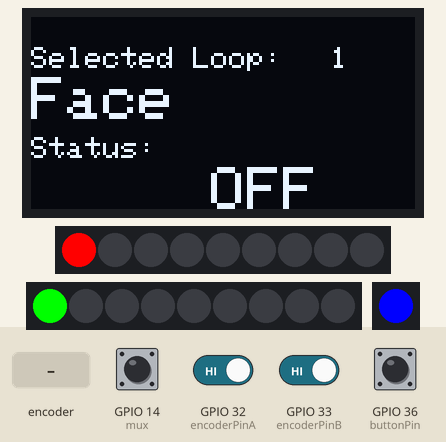
Recording of a sketch running on a simulated ESP32. On the bench: 128×64 one-colour display, 2 × 9 RGB LEDs in strip order, left to right, 1 RGB LEDs in strip order, left to right. Inputs (shaded band) come from the test bench; at power-on: GPIO 14 (mux), GPIO 32 (encoderPinA), GPIO 33 (encoderPinB) HIGH, GPIO 36 (buttonPin) LOW. What the sketch prints to the serial monitor is not drawn.

Above: at 2.2 s.
2.3 s: GPIO 14 (mux) pulled LOW for 3.2 s
At 6.6 s:
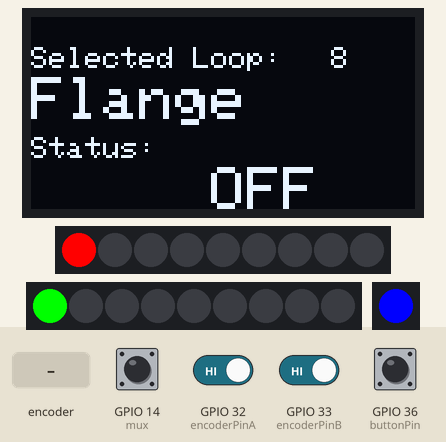
7.0 s: GPIO 36 (buttonPin) pulled HIGH for 0.15 s
At 7.9 s:
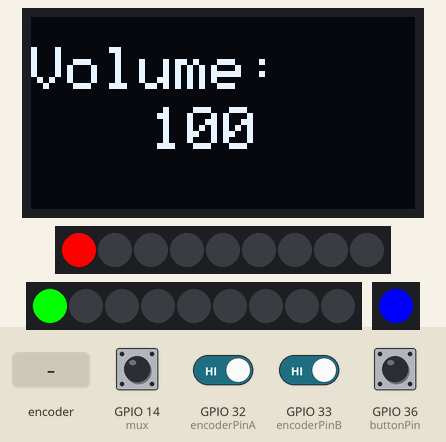
8.6 s: rotary encoder on GPIO 32 (encoderPinA) / GPIO 33 (encoderPinB) turned 2 steps (second pin leading)
At 9.8 s:
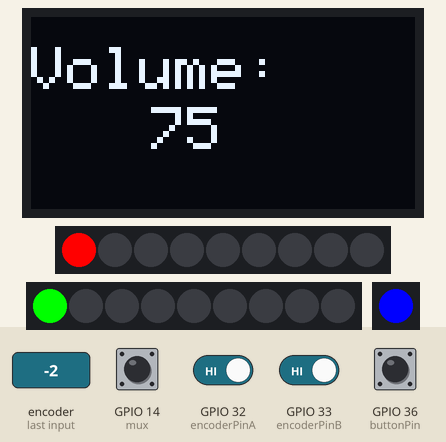
10.5 s: GPIO 14 (mux) pulled LOW for 1 s
At 12.7 s:
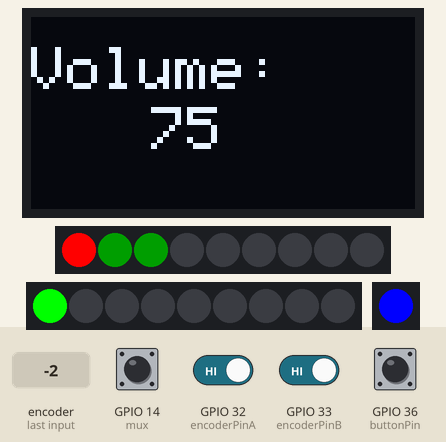
13.0 s: GPIO 36 (buttonPin) pulled HIGH for 1 s
At 13.8 s:
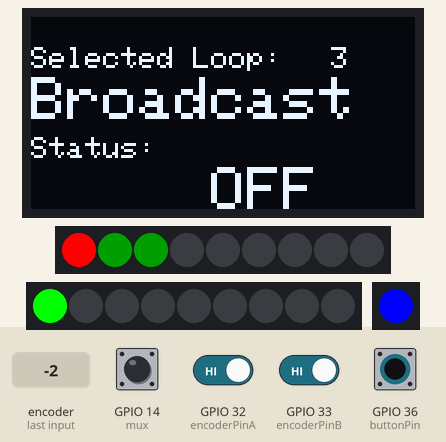
15.5 s: GPIO 14 (mux) pulled LOW for 0.15 s
At 16.4 s:
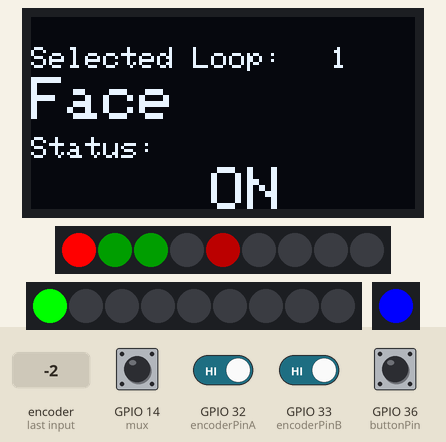
Timing chart, 0 to 18.2 s (numbered marks = the images above; inputs shaded):
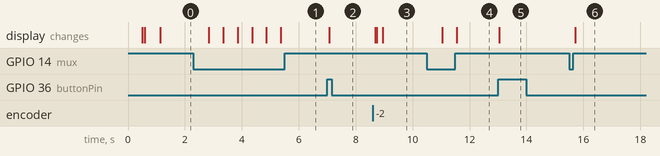

Measured:
- after the input at 2.3 s, the display: first changes after 0.54 s (image 1 shows a later state)
- after the input at 7.0 s, the display: changes after 0.07 s (image 2)
- after the input at 8.6 s, the display: first changes after 0.09 s (image 3 shows a later state)
- after the input at 13.0 s, the display: changes at once (image 5)
- after the input at 15.5 s, the display: changes after 0.22 s (image 6)

The sketch:

Footswitch_full_V3.ino
```cpp
#include <Adafruit_GFX.h>
#include <Adafruit_SSD1306.h>
#include <esp_now.h>
#include <WiFi.h>
#include <FastLED.h>

// OLED display setup
#define SCREEN_WIDTH 128
#define SCREEN_HEIGHT 64
#define OLED_RESET    -1
#define screen_switch_time 0
Adafruit_SSD1306 display(SCREEN_WIDTH, SCREEN_HEIGHT, &Wire, OLED_RESET);
const bool loops_m1[6] = {0,0,0,0,0,0};
const bool loops_m2[6] = {0,0,0,0,0,0};
const bool loops_m3[6] = {0,0,0,0,0,0};

bool loops[19] = {0,loops_m1,loops_m2,loops_m3};
unsigned long timers[4]={0,0,0,0};

const int push_array[2][8] = {{1,3,5,8,9,10,11,12},{0,0,0,0,0,0,0,0}};  //put loop number to be switched by a given switch, first array is main, second is expansion.
const int hold_array[2][8] = {{2,4,6,7,0,0,0,0},{0,0,0,0,0,0,0,0}}; //loop number on the press/hold function on a given Loop, 0 should mean no hold function
const bool toggle_mode[2][8] = {{true,true,true,true,true,false,false,false},{false,false,false,false,false,false,false,false}};  //true means when hold active, the push controls the hold pedal,  false means push controls 1, hold controls the other.
bool mode_state[2][8] = {{false,false,false,false,false,false,false,false},{false,false,false,false,false,false,false,false}}; //false for hold inactive, true for hold active.
#define LED_DATA_PIN_1 15
#define LED_DATA_PIN_2 12
#define LED_DATA_PIN_3 13
#define NUM_LEDS 9
#define NUM_STATES 6
CRGB leds_1[NUM_LEDS];
CRGB leds_2[NUM_LEDS];
CRGB leds_3[1];
const int pwr = 30;
const int red = 75;
int Switch_Status[2][NUM_LEDS] = {{0,0,0,0,0,0,0,0,0},{0,0,0,0,0,0,0,0,0}};// 0 for off, 1 for push on, 2 for hold active, 3 for hold on, 4 for both active, 5 for toggle off
int colors[NUM_STATES][3] = {{0,0,0},{red,0,0},{pwr,0,pwr},{0,0,pwr},{red,pwr,0},{0,pwr,0}};

const char* labels_m1[] = {"Face","Bender","Broadcast","Bad Bob","BlackBox","Revival"};
const char* labels_m2[] = {"Doppler","Flange","Volante","Megabyte","Tensor","Mercury"};
const char* labels_m3[] = {"E","E","E","E","E","E"};
const int label_count = 12;

typedef struct DataStruct {
  bool loop1;
  bool loop2;
  bool loop3;
  bool loop4;
  bool loop5;
  bool loop6;
  bool loop7;
  bool loop8;
  bool loop9;
  bool loop10;
  bool loop11;
  bool loop12;
  bool loop13;
  bool loop14;
  bool loop15;
  bool loop16;
  bool loop17;
  bool loop18;
  int Vol;
} DataStruct;
DataStruct Data;


#define SlaveCnt 3

// Structure to hold peer information
typedef struct {
  uint8_t peer_addr[6];
} SlaveInfo;

esp_now_peer_info_t peerInfo;

SlaveInfo slaves[SlaveCnt];

uint8_t broadcastAddresses[][6] = {
  {0xC8, 0x2E, 0x18, 0xEF, 0xE1, 0xE0}, // Light Test ESP
  {0x40, 0x22, 0xD8, 0x77, 0x15, 0xA4},
  {0xF0, 0xF5, 0xBD, 0x2D, 0x0D, 0x5C}, // Train Test ESP
};


// Rotary encoder setup
const int encoderPinA = 32;
const int encoderPinB = 33;
const int buttonPin = 36;
const int enc_speed = 3;
int count = 0;
// MUX control pins
const int error_thresh = 1;
const int hold_thresh = 10;
const int muxcount = 1;
const int mux[2][6] = {
   {4,16,17,14,8,1},
  {18,19,23,5,8,1}}; //disabled mux 3, and stole pin 14 for mux 1
  //{25,26,27,14,8,1}}; //Pin 1,2,3,return,switch count,delay(ms)

const int volPin = 27;
int Vol = 100;

volatile bool state = 0;
volatile int adc = 1;
int mux_deb[2][8] = {{0,0,0,0,0,0,0,0},{0,0,0,0,0,0,0,0}};

// Debouncing variables
const unsigned long DEBOUNCE_DELAY = 10; // Debounce time in milliseconds
unsigned long lastDebounceTime = 0; // Last time the encoder state was checked
int lastEncoderState = LOW; // The previous state of the encoder

volatile int lastEncoderValue = 0;
volatile int encoderPosition[3] = {enc_speed, enc_speed, enc_speed};
volatile int screenPosition[3] = {1, 1, 1};

bool buttonState = false;
bool lastButtonState = false;
bool VolumeScreen = 0;
unsigned long screen_time = 0;

const int encodermax = label_count*enc_speed;

void IRAM_ATTR readEncoder() {
  unsigned long currentTime = millis();

  // Read encoder pins
  int MSB = digitalRead(encoderPinA); // MSB = most significant bit
  int LSB = digitalRead(encoderPinB); // LSB = least significant bit

  int encoded = (MSB << 1) | LSB; // converting the 2 pin value to a single number
  int sum = (lastEncoderValue << 2) | encoded; // adding it to the previous encoded value

  // Only update position if debounce time has passed
  if ((currentTime - lastDebounceTime) > DEBOUNCE_DELAY) {
    if (sum == 0b1101 || sum == 0b0100 || sum == 0b0010 || sum == 0b1011) encoderPosition[1]++;
    if (sum == 0b1110 || sum == 0b0111 || sum == 0b0001 || sum == 0b1000) encoderPosition[1]--;

    lastEncoderValue = encoded; // store this value for next time
    lastDebounceTime = currentTime; // Update the last debounce time
  }
}

void OnDataSent(const uint8_t *mac_addr, esp_now_send_status_t status) {
}

void setup() {
  Serial.begin(115200);
  delay(500);
  pinMode(buttonPin, INPUT);
  pinMode(encoderPinA, INPUT_PULLUP);
  pinMode(encoderPinB, INPUT_PULLUP);
  pinMode(volPin, INPUT);
  FastLED.addLeds<NEOPIXEL, LED_DATA_PIN_1>(leds_1, NUM_LEDS);
  FastLED.addLeds<NEOPIXEL, LED_DATA_PIN_2>(leds_2, NUM_LEDS);
  FastLED.addLeds<NEOPIXEL, LED_DATA_PIN_3>(leds_3, 1);
  leds_1[0] = CRGB(255,0,0);
  leds_2[0] = CRGB(0,255,0);
  leds_3[0] = CRGB(0,0,255);

  // Initialize MUX control pins
  for(int k=0;k<muxcount;k++){
    for (int j=0;j<3;j++){
      pinMode(mux[k][j], OUTPUT);
    }
  //Mux signal return pins
  pinMode(mux[k][3], INPUT_PULLUP);
  }
  //pinMode(5,INPUT);

  attachInterrupt(digitalPinToInterrupt(encoderPinA), readEncoder, CHANGE);
  attachInterrupt(digitalPinToInterrupt(encoderPinB), readEncoder, CHANGE);

  // Initialize OLED
  if (!display.begin(SSD1306_SWITCHCAPVCC, 0x3C)) {
    Serial.println(F("SSD1306 allocation failed"));
    for (;;);
  }
  display.clearDisplay();
  display.display();
  display.setTextSize(1);
  display.setTextColor(SSD1306_WHITE);
  display.setCursor(0, 10);
  display.print("OLED & Encoder Working");
  display.display();

  // Initialize ESP-NOW
  WiFi.mode(WIFI_STA);
  if (esp_now_init() != ESP_OK) {
    Serial.println("Error initializing ESP-NOW");
    return;
  }
  esp_now_register_send_cb(OnDataSent);
  peerInfo.channel = 0;
  peerInfo.encrypt = false;

  for (int i = 0; i < SlaveCnt; i++) {
    memcpy(peerInfo.peer_addr, broadcastAddresses[i], 6);
    if (esp_now_add_peer(&peerInfo) != ESP_OK) {
      Serial.println("Failed to add peer");
      return;
    }
  }
  initLoopState();
  delay(500);
  PrintSerialString1();

  for(int z = 0; z < 6; z++){
  Serial.print(loops_m1[z]);
  Serial.print(loops_m2[z]);
  Serial.print(loops_m3[z]);
  Serial.print(" | ");}
    Serial.println();

  for(int x = 0; x < 19; x++){
  Serial.print(loops[x]);
  Serial.print(" | ");}
  Serial.println();
  esp_now_send(0, (uint8_t *)&Data, sizeof(DataStruct)); //send initial states
}


//---------------------------------------------------------------------------------------------------------
void loop() {
  unsigned long ct = millis();
  bool holdtrigger = false;
  int loop;

  //VolumeHandler();

  // Check MUX buttons
  if(VolumeScreen == true){VolumeHandler();}
  else{
  screenPosition[1] = encoderPosition[1] / enc_speed;}
  for (int j = 0; j < muxcount; j++) {
    for (int i = 0; i < mux[j][4]; i++) {
      if (readMuxButton(i, j)) {
        mux_deb[j][i] += 1;
      }

      //============Hold Engaged
      if (mux_deb[j][i] >= hold_thresh && hold_array[j][i] != 0) {

        mux_deb[j][i] = 0;
        holdtrigger = true;
        timers[1] = ct + 500;

        if (toggle_mode[j][i] == false) { // check for toggle, or push-hold function, this is push-hold.
          switch_status_control(j, i + 1, holdtrigger, false);
          loop = hold_array[j][i];
          screenPosition[2] = loop;
          encoderPosition[2] = screenPosition[2] * enc_speed;
          toggleLoop(loop);}


         else { // toggle function here
          mode_state[j][i] = !mode_state[j][i];
          if (mode_state[j][i]) { // hold mode engaged, toggle hold loop
            Switch_Status[j][i+1] = 5;
            loop = hold_array[j][i];
            loops[loop] = 1;
            screenPosition[2] = loop;
            encoderPosition[2] = screenPosition[2] * enc_speed;
            loop = push_array[j][i];
            loops[loop] = 0;
            write_all_loops();


          } else { // hold mode disengaged
            loop = hold_array[j][i];
            loops[loop] = 0;
            loop = push_array[j][i];
            loops[loop] = 0;
            screenPosition[2] = loop;
            encoderPosition[2] = screenPosition[2] * enc_speed;
            Switch_Status[j][i+1] = 0;
            write_all_loops();


          }

        }
        screen_time = ct;
      } else if (mux_deb[j][i] >= error_thresh && readMuxButton(i, j) == false && ct > timers[1]) { // check for button push not hold
        timers[1] = ct + 100;

        if (mode_state[j][i] == true) { // hold engaged
          loop = hold_array[j][i];
          switch_status_control(j, i + 1, holdtrigger, true);
          screenPosition[2] = loop;
          encoderPosition[2] = screenPosition[2] * enc_speed;
          toggleLoop(loop);
          screen_time = ct;

        } else { // standard function
          loop = push_array[j][i];
          switch_status_control(j, i + 1, holdtrigger, false);
          screenPosition[2] = loop;
          encoderPosition[2] = screenPosition[2] * enc_speed;
          toggleLoop(loop);
          screen_time = ct;

        }
        PrintSerialString1();
      }

      if (readMuxButton(i, j) == false) {
        mux_deb[j][i] = 0;
      }
    }
  }
if(VolumeScreen == false){
  if (screenPosition[1] > label_count) {
    screenPosition[1] = 1;
    encoderPosition[1] = enc_speed;
  }

  if (screenPosition[1] < 1) {
    screenPosition[1] = label_count;
    encoderPosition[1] = enc_speed * label_count;
  }}

  // Read the button state

  if (millis() - screen_switch_time >= screen_time && screen_switch_time != 0) {
    encoderPosition[0] = encoderPosition[1];
    screenPosition[0] = screenPosition[1];
  } else {
    encoderPosition[0] = encoderPosition[2];
    screenPosition[0] = screenPosition[2];
 }

  buttonState = digitalRead(buttonPin); // Read button state directly

  // If the button state has changed
  if (buttonState != lastButtonState) {
    if (buttonState == HIGH) { // Button pressed (since it's a pulldown resistor)
      // Toggle loop state
      VolumeScreen = !VolumeScreen;
    }
    lastButtonState = buttonState;
  }

  if (ct + 50 > timers[0]) {
    timers[0] = ct;
    display_color_led_1(Switch_Status[0], leds_1);
    display_color_led_2(Switch_Status[1], leds_2);
    FastLED.show();
    if(VolumeScreen == true){
      updateVolDisplay();}
    else{
      updateDisplay();}
  }
}


//----------------------------------------------------------------------------------------------------------------------------------------------

bool readMuxButton(int button,int muxn) {
  digitalWrite(mux[muxn][0], bitRead(button, 0));
  digitalWrite(mux[muxn][1], bitRead(button, 1));
  digitalWrite(mux[muxn][2], bitRead(button, 2));


  delay(mux[muxn][5]); // Small delay to let the MUX settle
  bool s = !digitalRead(mux[muxn][3]);
  return s;
}

void switch_status_control(int mux, int led,bool trig, bool flip){
  int x = Switch_Status[mux][led];
  if(flip == false){
  if(trig == true){
      switch(x){ // states for hold
    case 0: Switch_Status[mux][led] = 3; break;
    case 1: Switch_Status[mux][led] = 2; break;
    case 2: Switch_Status[mux][led] = 1; break;
    case 3: Switch_Status[mux][led] = 0; break;
  }}
  else{
  switch(x){
    case 0: Switch_Status[mux][led] = 1; break;
    case 1: Switch_Status[mux][led] = 0; break;
    case 2: Switch_Status[mux][led] = 3; break;
    case 3: Switch_Status[mux][led] = 2; break;
  }}
  }
  else{
  if(trig == true){ // states for non-hold
      switch(x){
    case 0: Switch_Status[mux][led] = 5; break;
    case 1: Switch_Status[mux][led] = 4; break;
    case 4: Switch_Status[mux][led] = 1; break;
    case 5: Switch_Status[mux][led] = 0; break;

  }}
  else{
  switch(x){
    case 0: Switch_Status[mux][led] = 1; break;
    case 1: Switch_Status[mux][led] = 0; break;
    case 4: Switch_Status[mux][led] = 5; break;
    case 5: Switch_Status[mux][led] = 4; break;

  }}
}
}


void display_color_led_1(int status_array[], CRGB led_array[]){
for(int i = 1; i < NUM_LEDS; i++){
  int x = status_array[i];
  if(i < 5){
  leds_1[5-i] = CRGB(colors[x][0],colors[x][1],colors[x][2]);}
  else{
    leds_1[13-i] = CRGB(colors[x][0],colors[x][1],colors[x][2]);}
  }


}

void display_color_led_2(int status_array[], CRGB led_array[]){
for(int i = 1; i < NUM_LEDS; i++){
  int x = status_array[i];
  if(i < 5){
  leds_2[5-i] = CRGB(colors[x][0],colors[x][1],colors[x][2]);}
  else{
    leds_2[13-i] = CRGB(colors[x][0],colors[x][1],colors[x][2]);}
  }


}

void PrintSerialString1(){

  Serial.println("Loop status: 1 | 2 | 3 | 4 | 5 | 6 | 7 | 8 ");
    Serial.print("            ");
  Serial.print(Data.loop1);
    Serial.print(" | ");
  Serial.print(Data.loop2);
    Serial.print(" | ");
  Serial.print(Data.loop3);
    Serial.print(" | ");
  Serial.print(Data.loop4);
    Serial.print(" | ");
  Serial.print(Data.loop5);
    Serial.print(" | ");
  Serial.print(Data.loop6);
    Serial.print(" | ");
  Serial.print(Data.loop7);
    Serial.print(" | ");
  Serial.println(Data.loop8);
}

void print_mux(){
for(int x = 0; x < 3; x ++){
  for (int y = 0; y <8;y++){
    Serial.print(mux_deb[x][y]);
    Serial.print(" | ");
  }
}
Serial.println();}

void updateDisplay() {
  display.clearDisplay();
  display.setTextSize(1);
  display.setTextColor(SSD1306_WHITE);
  display.setCursor(0, 10);
  display.print("Selected Loop:");

  display.setCursor(100, 10);
  display.print(screenPosition[0]);
  display.setTextSize(2);
  display.setCursor(0, 20);
  if(screenPosition[0] > 12){
      display.print(labels_m3[screenPosition[0]-1-12]);
  }
  else if(screenPosition[0] > 6){
      display.print(labels_m2[screenPosition[0]-1-6]);
  }
  else{
    display.print(labels_m1[screenPosition[0]-1]);
  }

  display.setCursor(0, 40);
  display.setTextSize(1);
  display.print("Status:");
  display.setTextSize(2);
  display.setCursor(60, 50);
  display.print(getLoopState(screenPosition[0]) ? "ON" : "OFF");
  display.display();
}

void initLoopState(){
  for(int x = 0; x <6; x++){
    loops[x+1] = loops_m1[x];
    loops[x+7] = loops_m2[x];
    loops[x+13] = loops_m3[x];
  }
    Data.loop1 = loops_m1[0];
    Data.loop2= loops_m1[1];
    Data.loop3= loops_m1[2];
    Data.loop4= loops_m1[3];
    Data.loop5= loops_m1[4];
    Data.loop6= loops_m1[5];
    Data.loop7= loops_m2[0];
    Data.loop8= loops_m2[1];
    Data.loop9= loops_m2[2];
    Data.loop10= loops_m2[3];
    Data.loop11= loops_m2[4];
    Data.loop12= loops_m2[5];
    Data.loop13= loops_m3[0];
    Data.loop14= loops_m3[1];
    Data.loop15= loops_m3[2];
    Data.loop16= loops_m3[3];
    Data.loop17= loops_m3[4];
    Data.loop18= loops_m3[5];


}

bool getLoopState(int loop) {
  switch (loop) {
    case 1: return Data.loop1;
    case 2: return Data.loop2;
    case 3: return Data.loop3;
    case 4: return Data.loop4;
    case 5: return Data.loop5;
    case 6: return Data.loop6;
    case 7: return Data.loop7;
    case 8: return Data.loop8;
    case 9: return Data.loop9;
    case 10: return Data.loop10;
    case 11: return Data.loop11;
    case 12: return Data.loop12;
    case 13: return Data.loop13;
    case 14: return Data.loop14;
    case 15: return Data.loop15;
    case 16: return Data.loop16;
    case 17: return Data.loop17;
    case 18: return Data.loop18;
    case 19: return Data.Vol;
    default: return false;
  }
}

void toggleLoop(int loop) {
  int l = loop;
  loops[l] = !loops[l];
  switch (loop) {
    case 1: Data.loop1 = loops[l]; break;
    case 2: Data.loop2 = loops[l]; break;
    case 3: Data.loop3 = loops[l]; break;
    case 4: Data.loop4 = loops[l]; break;
    case 5: Data.loop5 = loops[l]; break;
    case 6: Data.loop6 = loops[l]; break;
    case 7: Data.loop7 = loops[l]; break;
    case 8: Data.loop8 = loops[l]; break;
    case 9: Data.loop9 = loops[l]; break;
    case 10: Data.loop10 = loops[l]; break;
    case 11: Data.loop11 = loops[l]; break;
    case 12: Data.loop12 = loops[l]; break;
    case 13: Data.loop13 = loops[l]; break;
    case 14: Data.loop14 = loops[l]; break;
    case 15: Data.loop15 = loops[l]; break;
    case 16: Data.loop16 = loops[l]; break;
    case 17: Data.loop17 = loops[l]; break;
    case 18: Data.loop18 = loops[l]; break;
  }
  // Send data over ESP-NOW
  esp_err_t result = esp_now_send(0, (uint8_t *)&Data, sizeof(DataStruct));
}

void write_all_loops(){
  int n = 1;
Data.loop1 = loops[n+0];
Data.loop2 = loops[n+1];
Data.loop3 = loops[n+2];
Data.loop4 = loops[n+3];
Data.loop5 = loops[n+4];
Data.loop6 = loops[n+5];
Data.loop7 = loops[n+6];
Data.loop8 = loops[n+7];
Data.loop9 = loops[n+8];
Data.loop10 = loops[n+9];
Data.loop11 = loops[n+10];
Data.loop12 = loops[n+11];
Data.loop13 = loops[n+12];
Data.loop14 = loops[n+13];
Data.loop15 = loops[n+14];
Data.loop16 = loops[n+15];
Data.loop17 = loops[n+16];
Data.loop18 = loops[n+17];

  esp_err_t result = esp_now_send(0, (uint8_t *)&Data, sizeof(DataStruct));
}

void VolumeHandler(){
  static int lastPosition = 0;
  const int stepsize = 5;
  if(lastPosition < encoderPosition[1] && Vol <= 100-stepsize){
    Vol += 5;
    lastPosition = encoderPosition[1];
    Data.Vol = Vol;
    esp_err_t result = esp_now_send(0, (uint8_t *)&Data, sizeof(DataStruct));
  }
  if(lastPosition > encoderPosition[1] && Vol >= 0+stepsize){
  Vol -= 5;
  lastPosition = encoderPosition[1];
  Data.Vol = Vol;
    esp_err_t result = esp_now_send(0, (uint8_t *)&Data, sizeof(DataStruct));
  }
  else{
    lastPosition = encoderPosition[1];
  }}


void updateVolDisplay() {
  display.clearDisplay();
  display.setTextSize(2);
  display.setTextColor(SSD1306_WHITE);
  display.setCursor(0, 10);
  display.print("Volume:");

  display.setTextSize(2);
  display.setCursor(40, 30);
  display.print(Vol);

  display.display();
}
```
